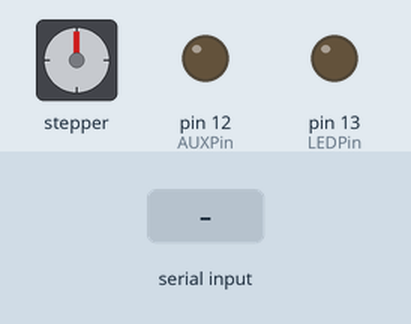
Recording of a sketch running on a simulated Arduino Uno, built with avr-gcc and run on an emulated ATmega328P. On the bench: stepper motor, output pins drawn as LEDs (lit = HIGH). Wiring (inferred from the names in the program): stepper motor (200 steps per turn assumed): coils pin 8, pin 9, pin 10, pin 11. The test bench sets the inputs (shaded band).

Above: at 1.2 s.
1.3 s: "B" received over Serial
At 1.4 s:
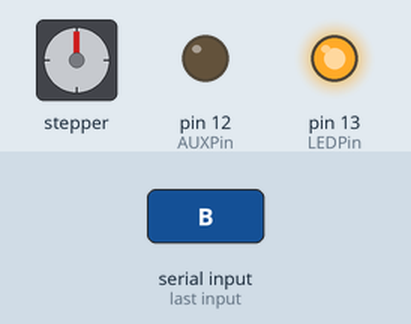
3.0 s: "D" received over Serial
At 4.2 s:
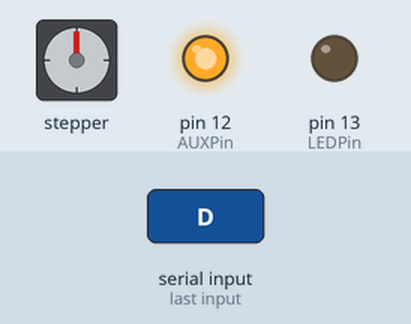
4.5 s: "B" received over Serial
At 4.6 s:
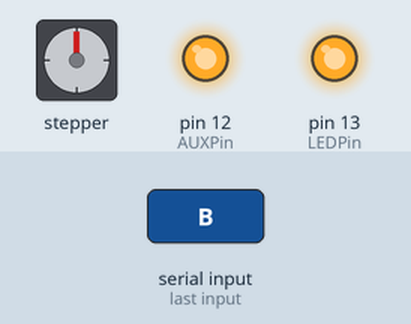
6.2 s: "N" received over Serial
At 6.6 s:
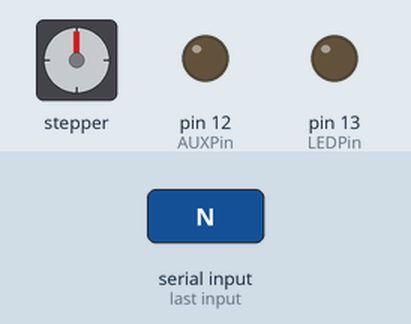
Timing chart, 0 to 8.7 s (numbered marks = the images above; inputs shaded):
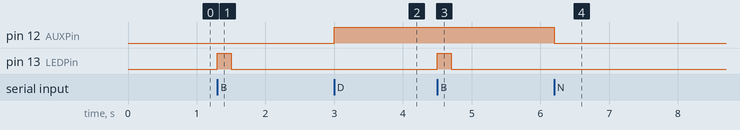

The sketch:

StepperMotorCTL_master.ino
```cpp
/*     Simple Stepper Motor Control Exaple Code
 *
 *  by Dejan Nedelkovski, www.HowToMechatronics.com
 *
 */

// defines pins numbers
const int LEDPin = 13;
const int AUXPin = 12; //auxilliary output- daylight control
const int MLeftPin = 10; // left and right commands from master
const int MRightPin = 11;
const int Trig1Pin = 9; //dynamic object control
const int Trig2Pin = 8; //
int serbuff = 0;

void setup() {
  // Sets pin direction
  pinMode(LEDPin,OUTPUT);
  pinMode(AUXPin,OUTPUT);
  pinMode(MLeftPin,OUTPUT);
  pinMode(MRightPin,OUTPUT);
  pinMode(Trig1Pin,OUTPUT);
  pinMode(Trig2Pin,OUTPUT);

 //LED off
  digitalWrite(LEDPin,LOW);
  digitalWrite(AUXPin,LOW); // LOW = lights off
  digitalWrite(MLeftPin,LOW);
  digitalWrite(MRightPin,LOW);

  //resting position of object is DOWN
  digitalWrite(Trig1Pin,LOW);
  digitalWrite(Trig2Pin,LOW);

  // serial
  Serial.begin(9600);     // opens serial port, sets data rate to 9600 bps

}
void loop() {
  if (Serial.available() > 0){ //command recieved
      // read the incoming byte:
      serbuff = Serial.read();
      switch(serbuff)
      {
        case 'B':
          digitalWrite(LEDPin,HIGH);
          delay(200);
          digitalWrite(LEDPin,LOW);
          break;
        case 'L':
          digitalWrite(MLeftPin,HIGH);
          delay(5);
          digitalWrite(MLeftPin,LOW);
          break;
        case 'R':
          digitalWrite(MRightPin,HIGH);
          delay(5);
          digitalWrite(MRightPin,LOW);
          break;
        case 'T':
          //trigger relay1
          digitalWrite(Trig1Pin,HIGH);
          delay(250);  //wait 0.25 sec
          //back
          digitalWrite(Trig1Pin,LOW);
          break;
/*        case 'G':
          //trigger relay2
          digitalWrite(Trig2Pin,HIGH);
          delay(250);  //wait 0.25 sec
          //back
          digitalWrite(Trig2Pin,LOW);
          break;*/
        case 'D':
          //daylight on
          digitalWrite(AUXPin,HIGH);
          break;
        case 'N':
          //daylight off
          digitalWrite(AUXPin,LOW);
          break;
      }

  }

}
```

Measured:
- after the input at 1.3 s, pin 13 (LEDPin): LOW → HIGH at once, → LOW 0.20 s later
- after the input at 3.0 s, pin 12 (AUXPin): LOW → HIGH at once
- after the input at 4.5 s, pin 13 (LEDPin): LOW → HIGH at once, → LOW 0.20 s later
- after the input at 6.2 s, pin 12 (AUXPin): HIGH → LOW at once
